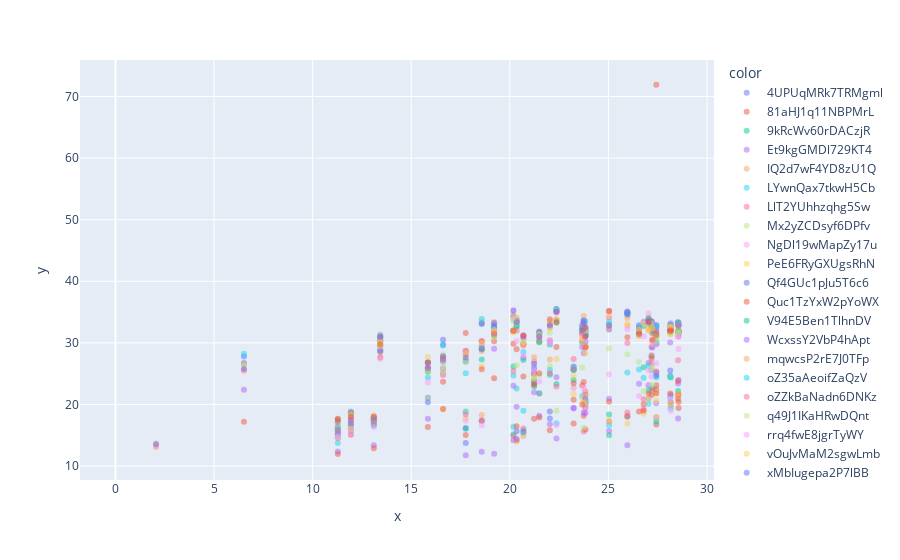

Notebook code for this chart:
### Markdown cell above
## Plotting data with Plotly Express

### Advantages:

### Code cell
import plotly.express as px

daily = df.groupby('SOURCE_KEY').resample('D', on='DATE_TIME').agg({'DAILY_YIELD':'sum','IRRADIATION':'sum', 'AC_POWER':'max','DC_POWER':'max', 'MODULE_TEMPERATURE':['mean','max'], 'LOSS':['median','max']})

fig= px.scatter(x=daily[('IRRADIATION','sum')], y=daily[('LOSS','max')], color=daily.index.droplevel(1).values , opacity=0.5)
fig.show()
